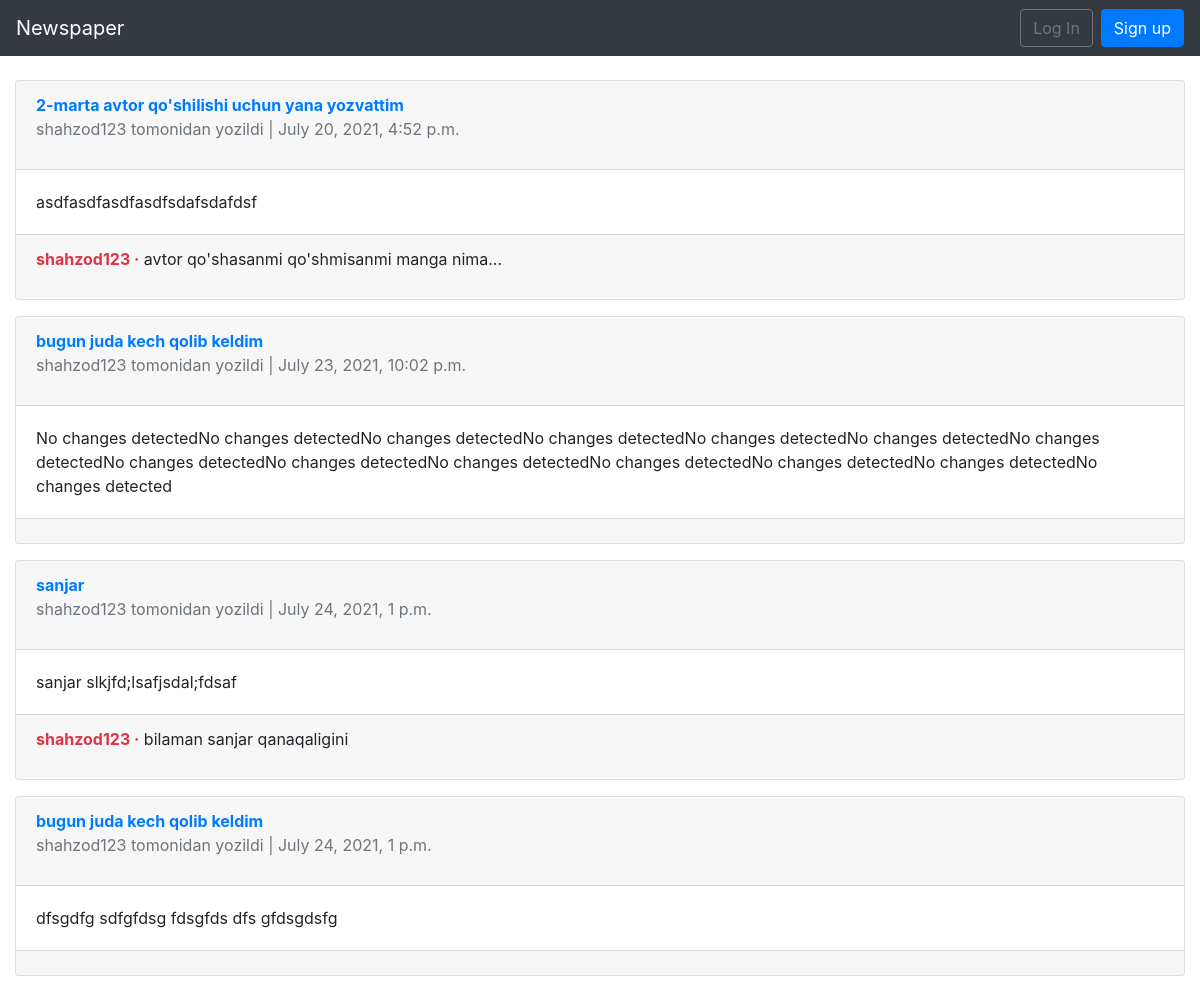
The app's page /articles/ with its own data.
### articles/models.py (models this page shows, shortened)
class Article(models.Model):
    title = models.CharField(max_length=255)
    body = models.TextField()
    photo = models.ImageField(upload_to='images/',blank=True)
    date = models.DateTimeField(auto_now_add=True)
    author = models.ForeignKey(
        get_user_model(),
        on_delete=CASCADE,
    )

class Comment(models.Model):
    article = models.ForeignKey(
        Article,
        on_delete=models.CASCADE,
        null=True,
        related_name='comments'
    )
    comment = models.CharField(max_length=140)
    author = models.ForeignKey(
        get_user_model(),
        on_delete=models.CASCADE,
        null=True
    )
    def __str__(self):
        return self.comment

### users/models.py (models this page shows)
class CustomUser(AbstractUser):
    DateOfBirth = models.DateField(null=True,blank=True)
    job = models.CharField(max_length=200,null=True,blank=True)
    address = models.CharField(max_length=200,null=True,blank=True)

### articles/views.py (the view)
# urls.py: path('',ArticleListView.as_view(),name='article_list'),
class ArticleListView(ListView):
    model = Article
    template_name = 'article_list.html'

### templates/article_list.html (shortened to what this page needs)
{% extends 'base.html' %}
{% block content %}
{% for article in object_list %}
<div class="card mb-3">
    <div class="card-header">
        <a href="{% url 'article_detail' article.pk %}">
        <span class="font-weight-bold">{{ article.title }}</span></a>
        <p class="text-muted">{{ article.author }} tomonidan yozildi | {{ article.date }}</p>
    </div>
    <div class="card-body">
        {{ article.body }}
    </div>
    <div class="card-footer">
        {% for comment in article.comments.all %}
        <p>
            <span class="font-weight-bold text-danger">{{ comment.author }} &middot;</span>
            {{ comment }}
        </p>
        {% endfor %}
    </div>
</div>
{% endfor %}
{% endblock content %}

### templates/base.html (shortened to what this page needs)
<!DOCTYPE html>
<html lang="en">
<head>
    <link rel="stylesheet" href="https://stackpath.bootstrapcdn.com/bootstrap/4.1.3/css/bootstrap.min.css"
crossorigin="anonymous">
</head>
<body>
    <nav class="navbar navbar-expand-md navbar-dark bg-dark mb-4">
        <a class="navbar-brand" href="{% url 'home' %}">Newspaper</a>
        <div class="collapse navbar-collapse" id="navbarCollapse">
        {% if user.is_authenticated %}
        <ul class="navbar-nav ml-auto">
        <li class="nav-item">
        <a class="nav-link dropdown-toggle" href="#" id="userMenu"
        data-toggle="dropdown" aria-haspopup="true"
        aria-expanded="false">
        {{ user.username }}
        </a>
        <div class="dropdown-menu dropdown-menu-right"
        aria-labelledby="userMenu">
        <a class="dropdown-item"
        href="{% url 'article_new' %}">Yangi maqola</a>
        <div class="dropdown-divider"></div>
        <a class="dropdown-item"
        href="{% url 'password_change'%}">Change password</a>
        <div class="dropdown-divider"></div>
        <a class="dropdown-item" href="{% url 'logout' %}">
        Log Out</a>
        </div>
        </li>
        </ul>
        {% else %}
        <form class="form-inline ml-auto">
        <a href="{% url 'login' %}" class="btn btn-outline-secondary">
        Log In</a>
        <a href="{% url 'signup' %}" class="btn btn-primary ml-2">
        Sign up</a>
        </form>
        {% endif %}
        </div>
        </nav>
        <div class="container-fluid">
        {% block content %}
        {% endblock content %}
        </div>
</body>
</html>

### records on screen
Article: title "2-marta avtor qo'shilishi uchun yana yozvattim", author "shahzod123", date "July 20, 2021, 4:52 p.m.", body "asdfasdfasdfasdfsdafsdafdsf"
Comment: author "shahzod123", comment "avtor qo'shasanmi qo'shmisanmi manga nima..."
Article: title "bugun juda kech qolib keldim", author "shahzod123", date "July 23, 2021, 10:02 p.m.", body "No changes detectedNo changes detectedNo changes detectedNo changes detectedNo changes detectedNo changes detectedNo changes detectedNo changes detectedNo changes detectedNo changes detectedNo changes detectedNo changes detectedNo changes detectedNo changes detected"
Article: title "sanjar", author "shahzod123", date "July 24, 2021, 1 p.m.", body "sanjar slkjfd;lsafjsdal;fdsaf"
Comment: author "shahzod123", comment "bilaman sanjar qanaqaligini"
Article: title "bugun juda kech qolib keldim", author "shahzod123", date "July 24, 2021, 1 p.m.", body "dfsgdfg sdfgfdsg fdsgfds dfs gfdsgdsfg"
